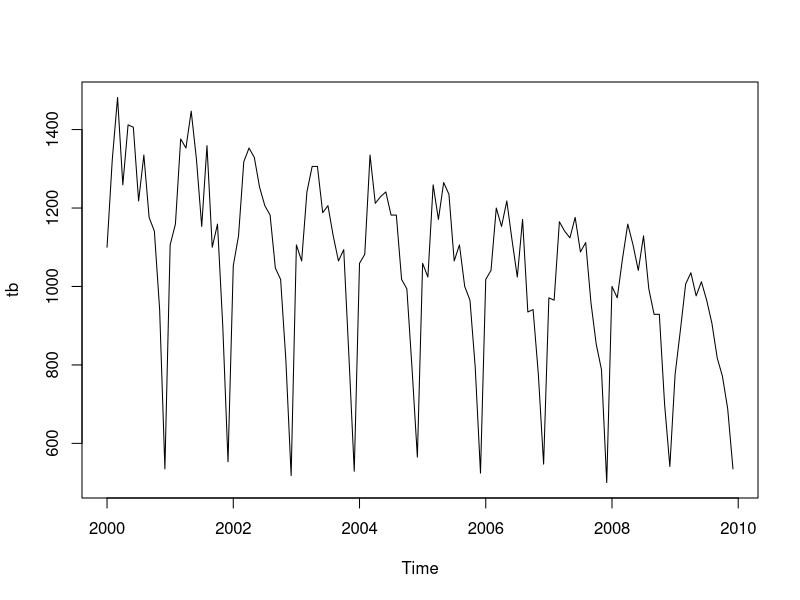
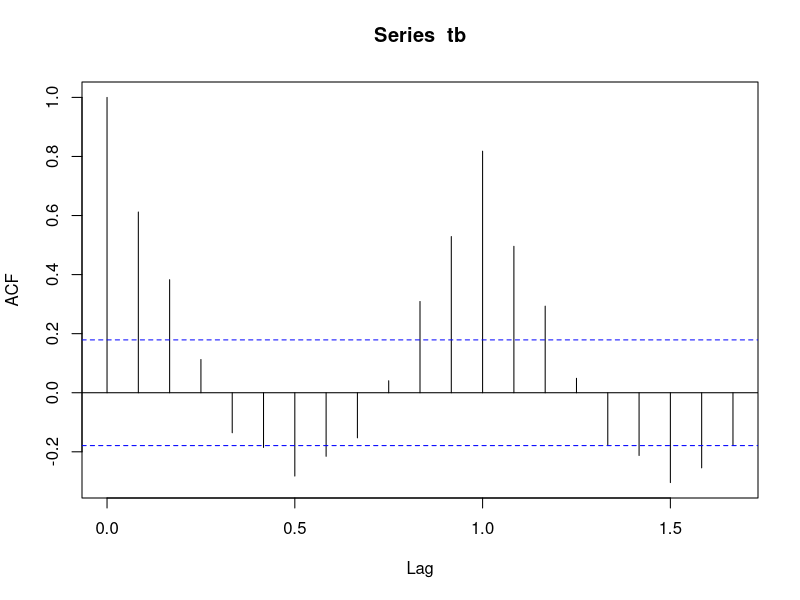
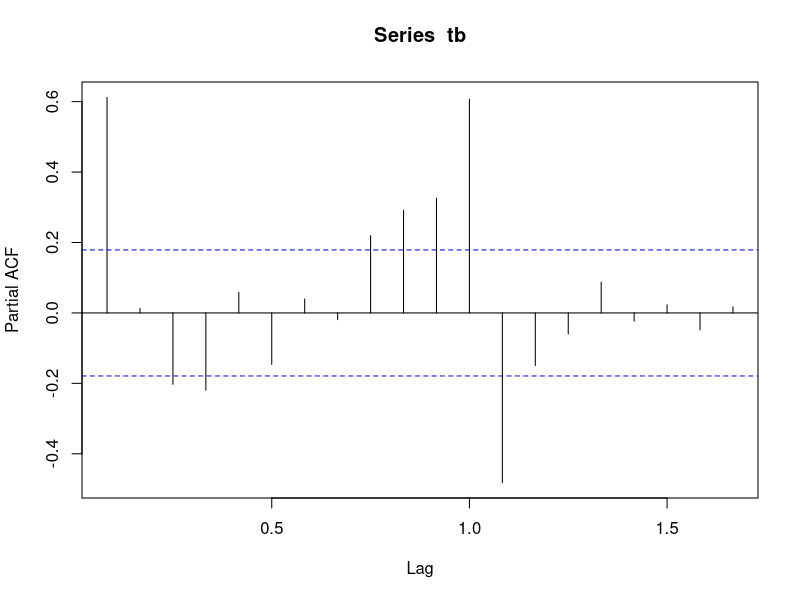
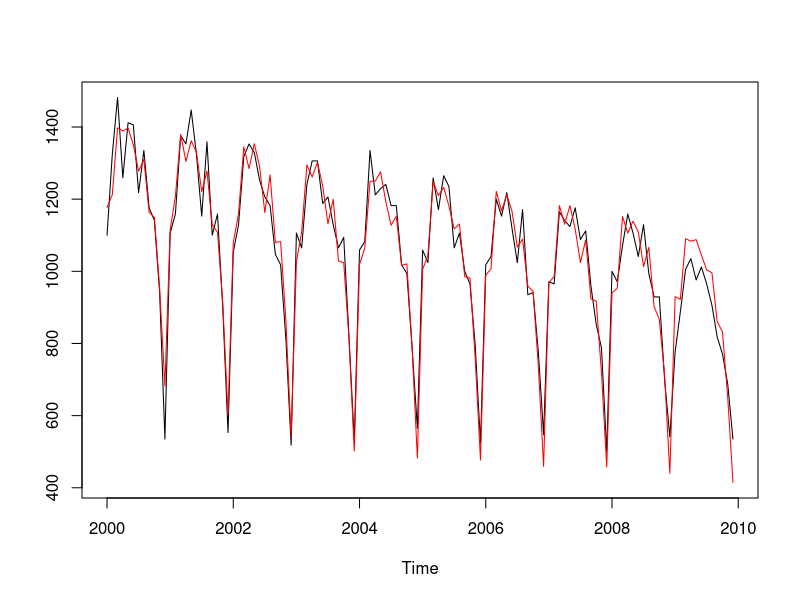
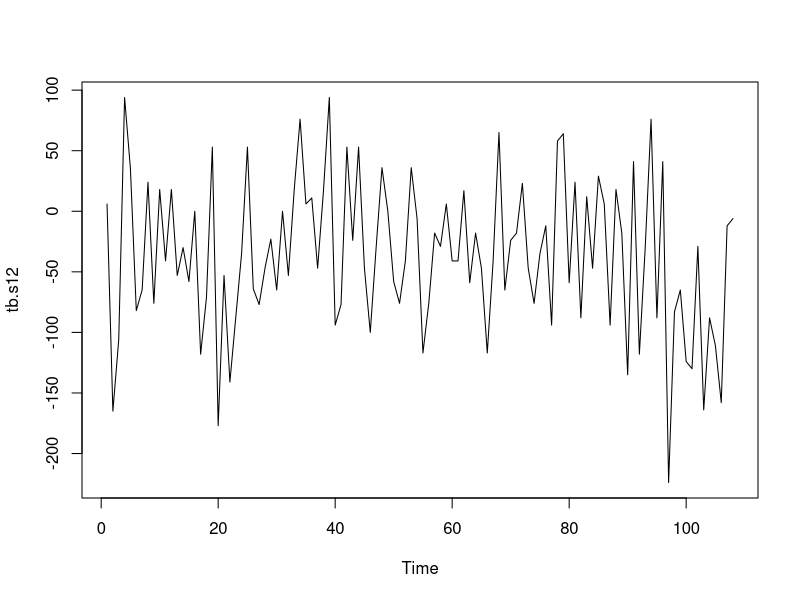
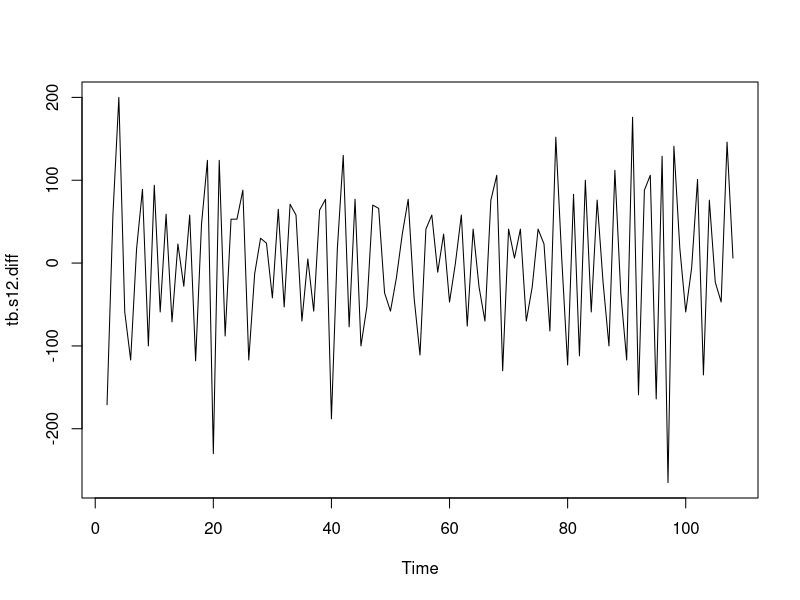
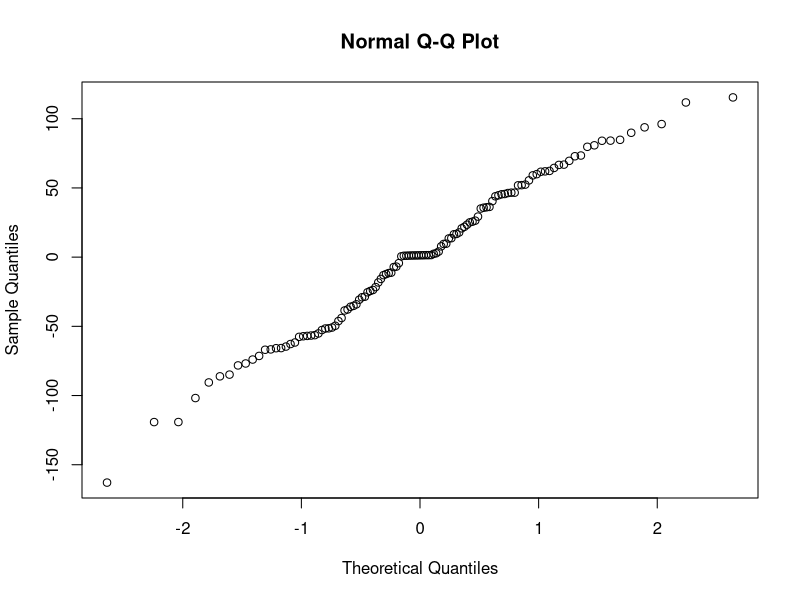
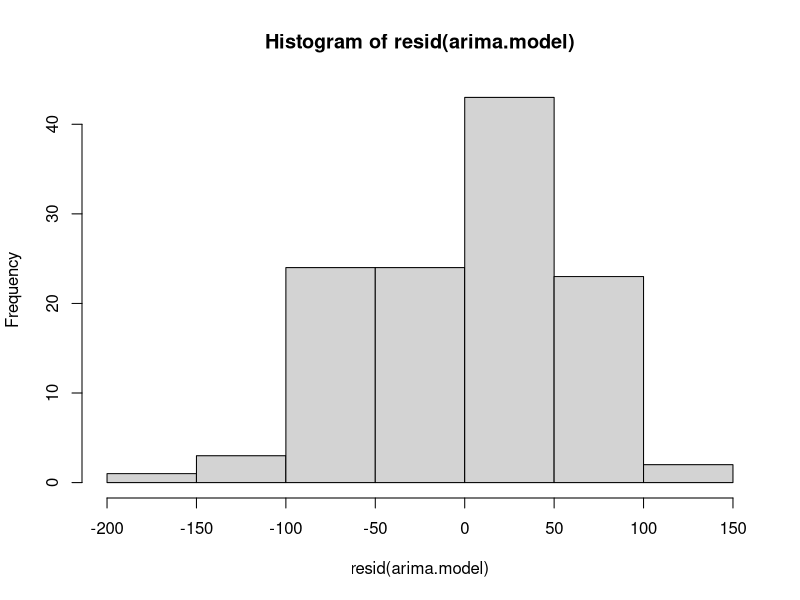

Generate these figures, in order, with R:
#'---
#'title: "Stat 478: Final Exam, Part 2 Problem 2"
#'author: "Alex Towell (atowell@siue.edu)"
#'---

#setwd("~/final_exam_478")

#############################################################
# Tuberculosis, commonly known as TB, is a bacterial infection that can spread
# through the lymph nodes and bloodstream to any organ in your body. The dataset
# has the number of TB cases (per month) in the United States from January 2000
# to December 2009. The data can be found on blackboard. You may use the
# following to read in the data and make it a time series:
#     dt=read.table(”your directory/TB.txt”, header=T)
#     tb=ts(dt$TB, start=2000, frequency=12)
#############################################################
dt=read.table("TB.txt", header=T)
tb=ts(dt$TB, start=2000, frequency=12)

#############################################################
# part (a)
# Construct a time plot of the data and describe any patterns in terms of
# overall trend and seasonality. Also construct ACF ad PACF plots. Describe any
# patterns you notice on ACF and PACF.
#############################################################
plot.ts(tb)

# there's obvious a seasonality in the plot of the time series with a period
# of 1 year.
# also, the yearly peak has a linear negative trend, but the yearly minimum
# is constant.

acf(tb)
pacf(tb)
# the ACF should show correlations at lags of 12 (since we specified frequency
# of 12 in the time series, x-axis is scaled to show this at lags of 1),
# which we do see.

#############################################################
# part (b)
# Fit an additive model using the Holt-Winters method. Let the function choose
# the optimal smoothing parameters automatically. Report the smoothing
# parameters and coefficients. Superimpose the fitted values on the time plot.
#############################################################
library(forecast)
hw.add=hw(tb, seasonal="additive", initial="optimal")
hw.add$model	# get the coefficients
ts.plot(tb,hw.add$fitted,col=c("black","red"))

#############################################################
# part (c)
# Consider an alternative approach using seasonal ARIMA (SARIMA) modeling, i.e.
# in ARIMA(p, d, q)(P, D, Q)_s class. Choose a potential model (i.e. the values
# of p, d, q, P, D, Q, and s) and explain/defend your selection. Fit the model
# of your choice and write out the full model with estimated parameters.
#############################################################

# first, we strongly suspect s=12.
# let's remove this seasonal effect.
tb.s12=ts(diff(tb,lag=12),frequency=1)
plot(tb.s12)
# seasonality seems to have went away, but still non-stationary. let's remove
# within season non-stationarity with a difference.
tb.s12.diff=diff(tb.s12)
plot(tb.s12.diff)
# this doesn't look too bad.

# it seems to be that this is a seasonal arima with D=1. if auto.arima
# chooses a simple model compatible with those values, i'm inclined to accept
# it if the residuals look good.
arima.model=auto.arima(tb)

summary(arima.model)
# we see that D=1 and Q=1. the rest are 0, thus it is an
#     SARIMA(0,0,0)(0,1,1) with s=12 and drift=-2.7856
# the estimate of the coefficient sma(1) coefficient is -4.683.
# that's pretty simple model. after accounting for the seasonality,
# the residuals are compatible with whise noise.
# we accept this model.

#############################################################
# part (d)
# Check residuals from your SARIMA model for normality (histogram, qq-plot), for
# independence (ACF and the Ljung-Box test). Comment on your findings.
#############################################################
qqnorm(resid(arima.model))
hist(resid(arima.model))
# these do not look too bad.
# let's perform some hypothesis testing.

acf(resid(arima.model))
pacf(resid(arima.model))
# this is not exactlly ideal, but they are just barely outside the confidence
# intervals. given the simplicity of the model, i'm willing to overlook this.
# no model is perfect, and sampling error even if the model is a good fit can
# still generate these kinds of results.

Box.test(resid(arima.model,fitdf=1),lag=10,type="Ljung-Box")
# we see that with this p-value, the residuals of the model are
# compatible with 0 correlation.

#############################################################
# part (e)
# Choose a final model (with the smallest AIC) between Holt-Winters and SARIMA.
# Report your selection and calculate the forecasts with prediction intervals
# for 5 future values. Display the forecasts and prediction bands visually.
#############################################################
arima.model$aic
hw.add$model$aic
# between the chosen SARIMA model and the holt-winters model, the one with
# the lowest AIC is the SARIMA model.
# we choose the SARIMA model as our final model. here is the forecast.
plot(forecast(tb,model=arima.model,h=5))
# note that both models follow the downward trend in peak of the seasons, but
# this is not obvious from the h=5 forecast.
